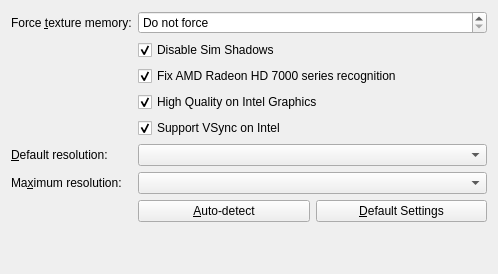
<?xml version="1.0" encoding="UTF-8"?>
<ui version="4.0">
 <class>Sims2Settings</class>
 <widget class="QWidget" name="Sims2Settings">
  <property name="geometry">
   <rect>
    <x>0</x>
    <y>0</y>
    <width>498</width>
    <height>274</height>
   </rect>
  </property>
  <property name="windowTitle">
   <string>Sims 2 Settings</string>
  </property>
  <layout class="QFormLayout" name="formLayout">
   <item row="0" column="0">
    <widget class="QLabel" name="forceMemLabel">
     <property name="text">
      <string>Force &amp;texture memory:</string>
     </property>
     <property name="buddy">
      <cstring>forceMem</cstring>
     </property>
    </widget>
   </item>
   <item row="0" column="1">
    <widget class="QSpinBox" name="forceMem">
     <property name="toolTip">
      <string>Override texture (graphics card) memory detection</string>
     </property>
     <property name="whatsThis">
      <string>&lt;html&gt;&lt;head/&gt;&lt;body&gt;&lt;p&gt;Force the texture memory to a specific size. Use this if The Sims 2 only runs in software mode.&lt;/p&gt;&lt;p&gt;If your config log file has a line that reads:&lt;/p&gt;&lt;pre style=&quot; margin-top:12px; margin-bottom:12px; margin-left:0px; margin-right:0px; -qt-block-indent:0; text-indent:0px;&quot;&gt;&lt;span style=&quot; font-family:'Courier New,courier';&quot;&gt;Texture memory:  32MB&lt;/span&gt;&lt;/pre&gt;&lt;p&gt;You probably want to apply this fix.&lt;/p&gt;&lt;p&gt;It's recommended to set this value to match the info on the &amp;quot;Device Info&amp;quot; tab. More recent cards generally have at least &lt;span style=&quot; font-weight:600;&quot;&gt;1024 Mb&lt;/span&gt; available, which is a good value to use.&lt;/p&gt;&lt;p&gt;For high quality graphics, a value of at least &lt;span style=&quot; font-weight:600;&quot;&gt;128 Mb&lt;/span&gt; must be used.&lt;/p&gt;&lt;/body&gt;&lt;/html&gt;</string>
     </property>
     <property name="specialValueText">
      <string>Do not force</string>
     </property>
     <property name="suffix">
      <string> Mb</string>
     </property>
     <property name="minimum">
      <number>0</number>
     </property>
     <property name="maximum">
      <number>8192</number>
     </property>
     <property name="singleStep">
      <number>32</number>
     </property>
    </widget>
   </item>
   <item row="1" column="1">
    <widget class="QCheckBox" name="disableSimShadows">
     <property name="toolTip">
      <string>Disable shadows for Sims and Pets, to work around black rectangles as shadows</string>
     </property>
     <property name="whatsThis">
      <string>&lt;html&gt;&lt;head/&gt;&lt;body&gt;&lt;p&gt;Use this tweak to always disable the shadows of Sims. If you experience black boxes on the ground near Sims and pets, apply this tweak to disable those shadows.&lt;/p&gt;&lt;p&gt;This issue occurs mostly on Windows 8.&lt;/p&gt;&lt;/body&gt;&lt;/html&gt;</string>
     </property>
     <property name="text">
      <string>Disable Sim Shadows</string>
     </property>
     <property name="checked">
      <bool>true</bool>
     </property>
    </widget>
   </item>
   <item row="2" column="1">
    <widget class="QCheckBox" name="radeonHd7000Fix">
     <property name="toolTip">
      <string>Do not force low quality on Radeon HD 7000 series graphics cards (as opposed to the older Radeon 7000 series).</string>
     </property>
     <property name="whatsThis">
      <string>&lt;html&gt;&lt;head/&gt;&lt;body&gt;&lt;p&gt;Use this if you have a graphics card in the &lt;span style=&quot; font-weight:600;&quot;&gt;ATI Radeon HD 7000&lt;/span&gt; series.&lt;/p&gt;&lt;p&gt;The detection in the default code overlaps with the older &lt;span style=&quot; font-weight:600;&quot;&gt;Radeon 7000&lt;/span&gt; series, and forces the settings to a low quality code. Apply this tweak to make sure the detection only picks out the old graphics cards, but not the newer &lt;span style=&quot; font-weight:600;&quot;&gt;HD&lt;/span&gt; ones.&lt;/p&gt;&lt;p&gt;If you do not have an ATI/AMD graphics card, this option does nothing.&lt;/p&gt;&lt;/body&gt;&lt;/html&gt;</string>
     </property>
     <property name="text">
      <string>Fix AMD Radeon HD 7000 series recognition</string>
     </property>
     <property name="checked">
      <bool>true</bool>
     </property>
    </widget>
   </item>
   <item row="3" column="1">
    <widget class="QCheckBox" name="intelHigh">
     <property name="toolTip">
      <string>Allow high quality graphics for most recent Intel Graphics cards.</string>
     </property>
     <property name="whatsThis">
      <string>&lt;html&gt;&lt;head/&gt;&lt;body&gt;&lt;p&gt;Enable high quality graphics for &lt;span style=&quot; font-weight:600;&quot;&gt;Intel HD Graphics&lt;/span&gt; cards. If you have a fairly recent Intel graphics card, you may enable this tweak to increase graphics quality (at the cost of performance).&lt;/p&gt;&lt;p&gt;If your game runs choppy or slow after applying this tweak, disable it again.&lt;/p&gt;&lt;p&gt;If you do not use an Intel graphics card, this option does nothing.&lt;/p&gt;&lt;/body&gt;&lt;/html&gt;</string>
     </property>
     <property name="text">
      <string>High Quality on Intel Graphics</string>
     </property>
     <property name="checked">
      <bool>true</bool>
     </property>
    </widget>
   </item>
   <item row="4" column="1">
    <widget class="QCheckBox" name="intelVsync">
     <property name="toolTip">
      <string>Enable VSync for Intel Graphics cards. May cause (or solve) flickering graphics and/or UI.</string>
     </property>
     <property name="whatsThis">
      <string>&lt;html&gt;&lt;head/&gt;&lt;body&gt;&lt;p&gt;Enable VSync for &lt;span style=&quot; font-weight:600;&quot;&gt;Intel HD Graphics&lt;/span&gt; cards. VSync is disabled by default, because with some driver versions and some cards this caused a flickering UI.&lt;/p&gt;&lt;p&gt;If you experience flickering graphics or UI in the Sims 2, enabling or disabling this tweak may help.&lt;/p&gt;&lt;p&gt;If you do not use an Intel graphics card, this option does nothing.&lt;/p&gt;&lt;/body&gt;&lt;/html&gt;</string>
     </property>
     <property name="text">
      <string>Support VSync on Intel</string>
     </property>
     <property name="checked">
      <bool>true</bool>
     </property>
    </widget>
   </item>
   <item row="5" column="0">
    <widget class="QLabel" name="defaultResolutionLabel">
     <property name="text">
      <string>&amp;Default resolution:</string>
     </property>
     <property name="buddy">
      <cstring>defaultResolution</cstring>
     </property>
    </widget>
   </item>
   <item row="5" column="1">
    <widget class="QComboBox" name="defaultResolution">
     <property name="toolTip">
      <string>The initial resolution as applied by the game at first launch.</string>
     </property>
     <property name="whatsThis">
      <string>&lt;html&gt;&lt;head/&gt;&lt;body&gt;&lt;p&gt;The default resolution to use, if the game is in high quality mode. This only applies when first starting up the game; use the in-game settings to change the actual resolution.&lt;/p&gt;&lt;/body&gt;&lt;/html&gt;</string>
     </property>
    </widget>
   </item>
   <item row="6" column="0">
    <widget class="QLabel" name="maxResolutionLabel">
     <property name="text">
      <string>Ma&amp;ximum resolution:</string>
     </property>
     <property name="buddy">
      <cstring>maxResolution</cstring>
     </property>
    </widget>
   </item>
   <item row="6" column="1">
    <widget class="QComboBox" name="maxResolution">
     <property name="toolTip">
      <string>The maximum available resolution (in high quality graphics mode only).</string>
     </property>
     <property name="whatsThis">
      <string>&lt;html&gt;&lt;head/&gt;&lt;body&gt;&lt;p&gt;The maximum available resolution (width/height) in the game, if the game is in high quality mode. &lt;/p&gt;&lt;p&gt;Change this to make higher resolutions available in the in-game settings.&lt;/p&gt;&lt;p&gt;If this tweak appears to have no effect, the game may not be running in high quality mode. Enabling other tweaks may help.&lt;/p&gt;&lt;/body&gt;&lt;/html&gt;</string>
     </property>
    </widget>
   </item>
   <item row="7" column="1">
    <layout class="QHBoxLayout" name="defaultsLayout" stretch="0,0">
     <item>
      <widget class="QPushButton" name="autodetect">
       <property name="text">
        <string>&amp;Auto-detect</string>
       </property>
       <property name="flat">
        <bool>false</bool>
       </property>
      </widget>
     </item>
     <item>
      <widget class="QPushButton" name="resetDefaults">
       <property name="toolTip">
        <string>Disable all tweaks and restore default values.</string>
       </property>
       <property name="whatsThis">
        <string>&lt;html&gt;&lt;head/&gt;&lt;body&gt;&lt;p&gt;Reset all settings to their default values.&lt;/p&gt;&lt;/body&gt;&lt;/html&gt;</string>
       </property>
       <property name="text">
        <string>&amp;Default Settings</string>
       </property>
      </widget>
     </item>
    </layout>
   </item>
  </layout>
 </widget>
 <tabstops>
  <tabstop>forceMem</tabstop>
  <tabstop>disableSimShadows</tabstop>
  <tabstop>radeonHd7000Fix</tabstop>
  <tabstop>intelHigh</tabstop>
  <tabstop>intelVsync</tabstop>
  <tabstop>defaultResolution</tabstop>
  <tabstop>maxResolution</tabstop>
  <tabstop>autodetect</tabstop>
  <tabstop>resetDefaults</tabstop>
 </tabstops>
 <resources/>
 <connections/>
</ui>
